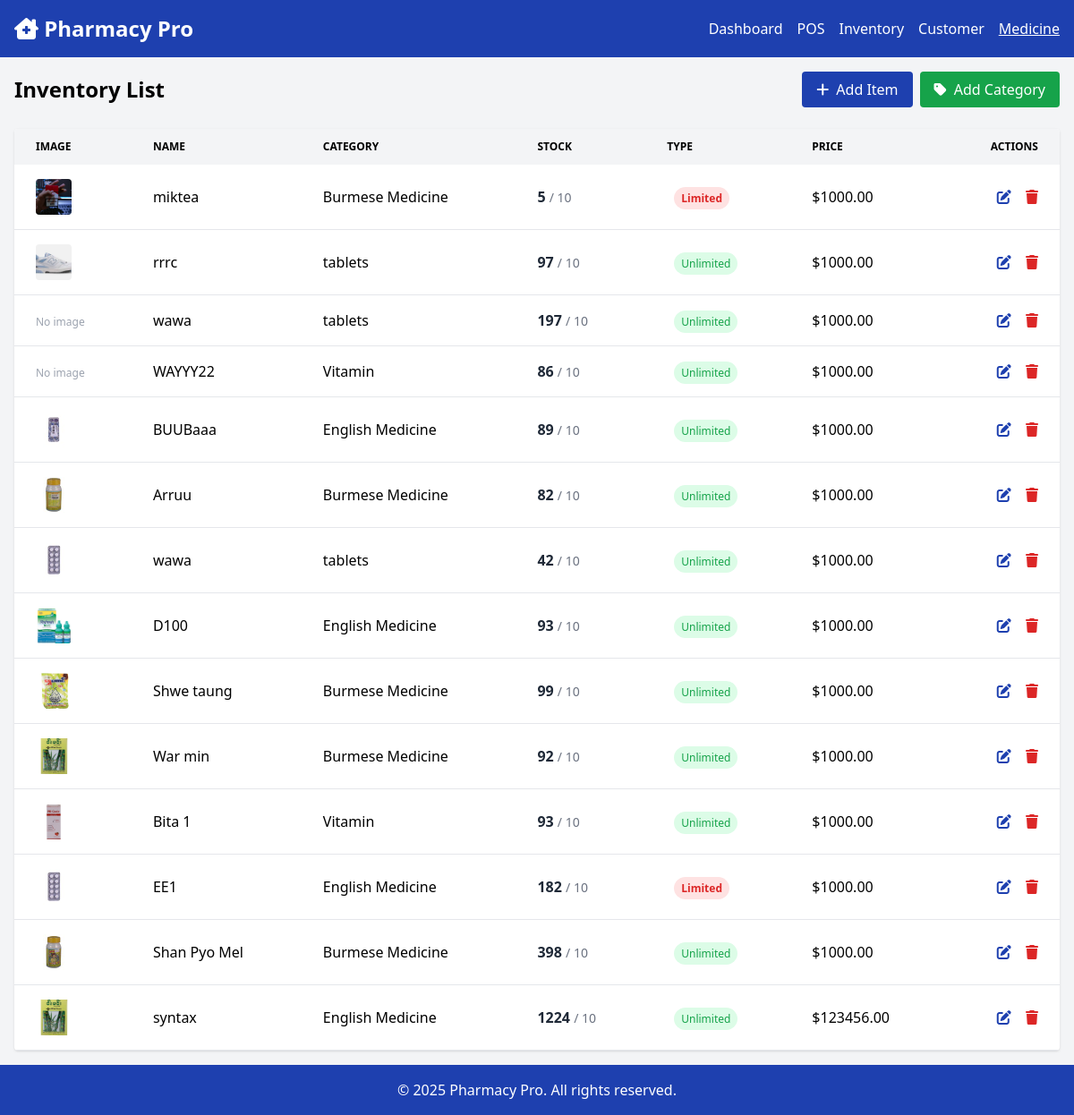
The page /inventory_view/ (signed in) on the database as committed earlier.
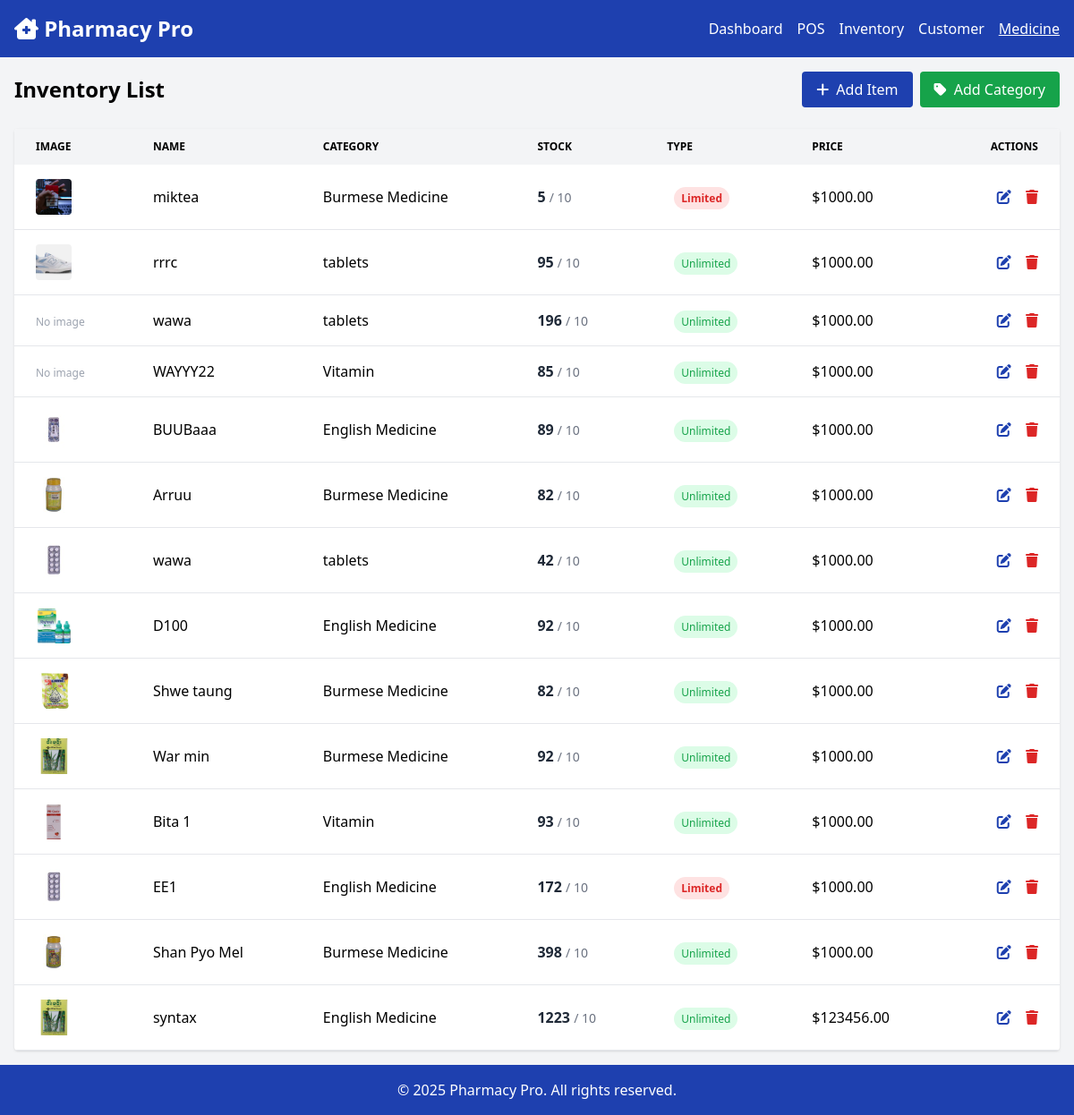
The same page on the database as committed later.
### ourapp/models.py (models this page shows, shortened)
class Item(models.Model):
    category = models.ForeignKey(Category, on_delete= models.CASCADE)
    item_photo = models.ImageField(upload_to='photos')
    primary_supplier = models.ForeignKey(Supplier, on_delete= models.CASCADE, blank=True, null=True)
    strength = models.CharField(max_length=50, blank=True, null=True)
    item_name = models.CharField(max_length=255)
    item_quantity =models.PositiveIntegerField()
    item_price = models.PositiveIntegerField()
    purcharse_price = models.PositiveIntegerField(default=0)
    reorder_level = models.PositiveIntegerField(default=0, blank= True, null= True)
    item_description = models.TextField()
    exp_date = models.DateField()
    brand_name = models.CharField(max_length=255, blank=True, null=True)
    batch_number = models.CharField(max_length=100, blank=True, null=True)
    stock_minimum = models.PositiveIntegerField(default=10)
    is_limited = models.BooleanField(default=False)
    max_quantity = models.PositiveIntegerField(default=5)
    last_ordered = models.DateField(blank=True, null=True)

class Category(models.Model):
    name = models.CharField(max_length=100, unique=True)
    description = models.TextField(blank=True, null=True)

### ourapp/views.py (the view, shortened to what this page needs)
# urls.py: path('inventory_view/', inventory_view, name= 'inventory_view'),
@login_required
def inventory_view(request):
    if request.user.userprofile.role != 'pharmacist':
        messages.error(request, "You do not have permission to access this page.")
        return redirect('login')
    items = Item.objects.all().order_by('-id')
    for item in items:
        if item.exp_date:
            item.days_left = (item.exp_date - date.today()).days
        else:
            item.days_left = None
    categories = Category.objects.all()
    if request.method == 'POST' and 'delete_item' in request.POST:
        item_id = request.POST.get('delete_item')
        item = get_object_or_404(Item, id=item_id)
        item.delete()
        messages.success(request, "Item deleted successfully.")
        return redirect('inventory_view')
    return render(request, 'inventory.html', {
        'items': items,
        'categories': categories,
    })

### ourapp/context_processors.py (called while the page is built)
def expiry_alert_items(request):
    if request.user.is_authenticated and hasattr(request.user, 'userprofile'):
        if request.user.userprofile.role == 'pharmacist':
            today = date.today()
            threshold_date = today + timedelta(days=90)
            expiring_items = Item.objects.filter(exp_date__lte=threshold_date, exp_date__gte=today).order_by('exp_date')
            return {'expiring_items': expiring_items}
    return {}

### templates/inventory.html (shortened to what the changed rows need)
<!DOCTYPE html>
<html lang="en">
<head>
    <link rel="stylesheet" href="https://cdnjs.cloudflare.com/ajax/libs/font-awesome/6.4.0/css/all.min.css">
    <script src="https://cdn.tailwindcss.com"></script>
</head>
<body class="bg-gray-100 min-h-screen flex flex-col">
    <main class="w-full mx-auto p-4">
        <div class="flex flex-col sm:flex-row justify-between items-start sm:items-center mb-6 gap-4">
            <h2 class="text-xl sm:text-2xl font-bold">Inventory List</h2>
        </div>
        <div class="bg-white shadow rounded overflow-x-auto">
            <table class="min-w-full">
                <thead class="bg-gray-100 hidden md:table-header-group">
                    <tr id="item_{{ item.id }}">
                        <th class="text-left px-6 py-3 text-xs font-bold uppercase">Image</th>
                        <th class="text-left px-6 py-3 text-xs font-bold uppercase">Name</th>
                        <th class="text-left px-6 py-3 text-xs font-bold uppercase">Category</th>
                        <th class="text-left px-6 py-3 text-xs font-bold uppercase">Stock</th>
                        <th class="text-left px-6 py-3 text-xs font-bold uppercase">Type</th>
                        <th class="text-left px-6 py-3 text-xs font-bold uppercase">Price</th>
                        <th class="text-right px-6 py-3 text-xs font-bold uppercase">Actions</th>
                    </tr>
                </thead>
                <tbody>
                    {% for item in items %}
                    <tr class="border-b hover:bg-gray-50">
                        <td data-label="Image" class="px-6 py-4">
                            {% if item.item_photo %}
                            <img src="{{ item.item_photo.url }}" alt="item image" class="w-10 h-10 rounded object-cover">
                            {% else %}<span class="text-gray-400 text-xs">No image</span>{% endif %}
                        </td>
                        <td data-label="Name" class="px-6 py-4">{{ item.item_name }}</td>
                        <td data-label="Category" class="px-6 py-4">{{ item.category.name }}</td>
                        <td data-label="Stock" class="px-6 py-4">
                            <span class="font-semibold text-gray-800">{{ item.item_quantity }}</span>
                            <span class="text-sm text-gray-500">/ {{ item.stock_minimum }}</span>
                        </td>
                        <td data-label="Type" class="px-6 py-4">
                            {% if item.is_limited %}
                                <span class="ml-2 text-xs text-red-600 font-semibold px-2 py-1 bg-red-100 rounded-full">Limited</span>
                            {% else %}
                                <span class="ml-2 text-xs text-green-600 font-medium px-2 py-1 bg-green-100 rounded-full">Unlimited</span>
                            {% endif %}
                        </td>
                        <td data-label="Price" class="px-6 py-4">${{ item.item_price|floatformat:2 }}</td>
                        <td class="text-right px-6 py-4 actions-cell">
                            <button class="text-primary hover:text-secondary mr-3 edit-btn"
                                data-id="{{ item.id }}"
                                data-name="{{ item.item_name }}"
                                data-category="{{ item.category.id }}"
                                data-quantity="{{ item.item_quantity }}"
                                data-price="{{ item.item_price }}"
                                data-purchase-price="{{ item.purcharse_price }}"
                                data-stock-min="{{ item.stock_minimum }}"
                                data-exp-date="{{ item.exp_date|date:'Y-m-d' }}"
                                data-brand="{{ item.brand_name }}"
                                data-batch="{{ item.batch_number }}"
                                data-description="{{ item.item_description }}"
                                data-max-qty="{{ item.max_quantity }}"
                                data-is-limited="{{ item.is_limited|yesno:'true,false' }}"
                                data-photo-url="{% if item.item_photo %}{{ item.item_photo.url }}{% endif %}">
                                <i class="fas fa-edit"></i>
                            </button>
                            <button class="text-red-600 hover:text-red-900 delete-btn" data-id="{{ item.id }}">
                                <i class="fas fa-trash"></i>
                            </button>
                        </td>
                    </tr>
                    {% empty %}
                    <tr>
                        <td colspan="7" class="text-center text-gray-500 py-4">No items found.</td>
                    </tr>
                    {% endfor %}
                </tbody>
            </table>
        </div>
    </main>
</body>
</html>

Rows that differ between the two databases and show on the page:
changed Item "rrrc": item_quantity "97" → "95"
changed Item (number 3 of 14 on the later page): item_quantity "197" → "196"
changed Item "WAYYY22": item_quantity "86" → "85"
changed Item (number 8 of 14 on the later page): item_quantity "93" → "92"
changed Item "Shwe taung": item_quantity "99" → "82"
changed Item "EE1": item_quantity "182" → "172"
changed Item "syntax": item_quantity "1224" → "1223"
